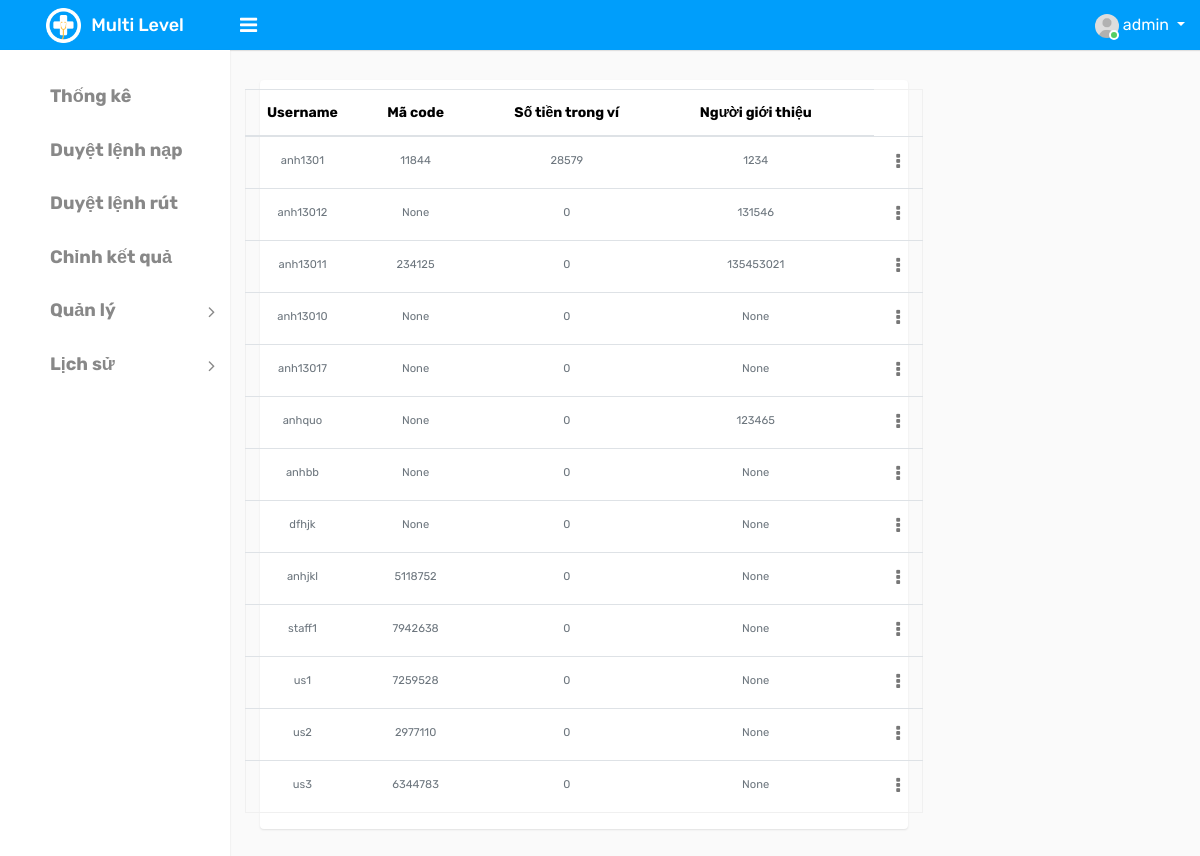
Before: /list_user/ (signed in) with the older database file.
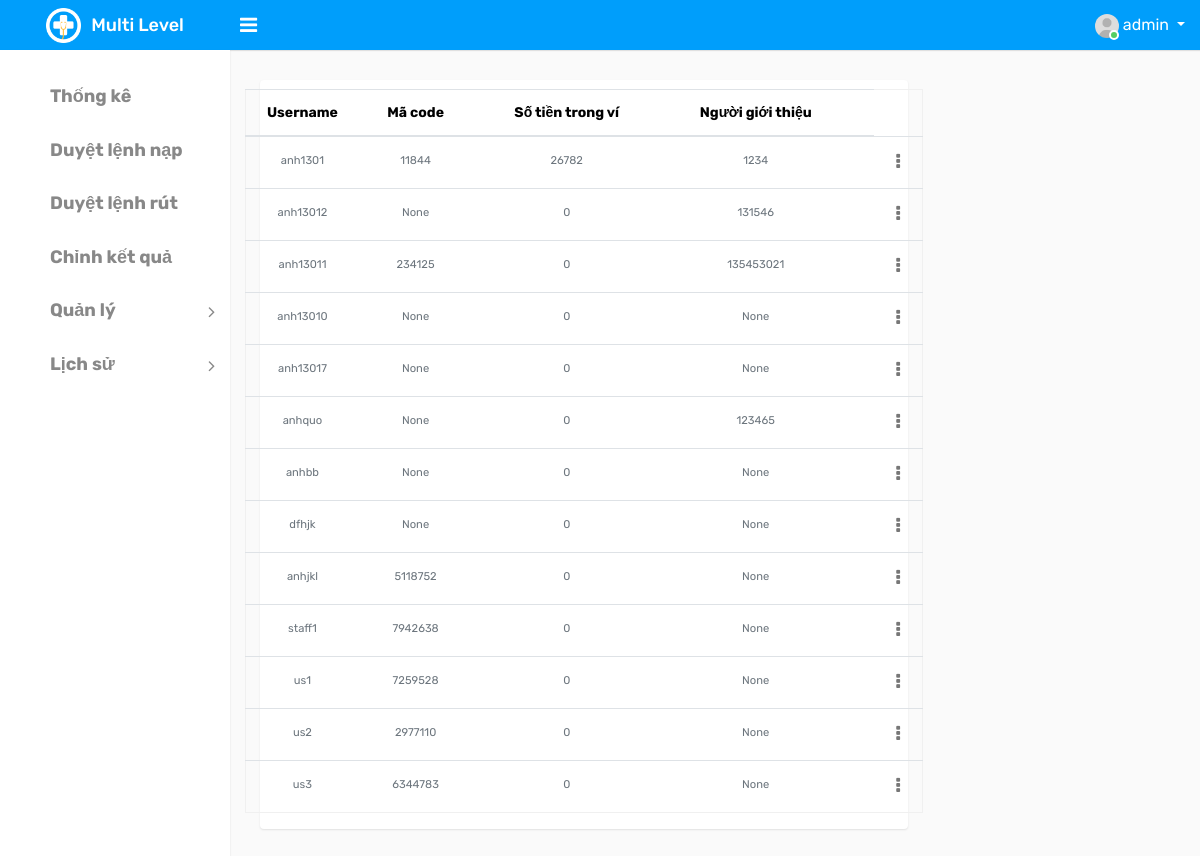
After: the same page with the newer database file.
### ModuleApp/models.py (models this page shows)
class User(AbstractUser):
    id = models.UUIDField(primary_key=True, default=uuid.uuid4, editable=False)
    code = models.IntegerField(null=True)
    wallet = models.IntegerField(default=0)
    wallet_password = models.CharField(max_length=6, null=True, default=None)
    type_choice = ((0, 'Normal'), (1, 'Admin'), (2, 'Staff'), (3, 'Guest'))
    type = models.IntegerField(choices=type_choice, default=0)
    referrer = models.IntegerField(null=True)
    create_at = models.DateTimeField(auto_now_add=True)
    update_at = models.DateTimeField(auto_now=True)

### MultiLevelApp/decorators.py (the view)
    def function(request, *args, **kwargs):
        user=request.user.username
        if user=='admin':
            return view_func(request, *args, **kwargs)
        else:
            return HttpResponse("Chức năng này chỉ dành cho Admin!")

### ModuleApp/views.py (called while the page is built)
@login_required
@admin_only
def list_user(request):
    users=User.objects.filter(type=0)
    context={'data': users}
    return render(request, 'home/listuser.html', context)

### templates/home/listuser.html (shortened to what this page needs)
{% extends 'index/index.html' %}
{% block content %}
<div class="d-flex flex" id="content-body">
    <div class="d-flex flex-column flex card">
        <div class="padding">
            <div class="row ">
                <table id="table" class="table" data-mobile-responsive="true"
                    style="text-align: center;margin-top: 9px;">
                    <thead>
                        <tr>
                            <th data-sortable="true" data-field="stt" style="width: 3cm;">Username</th>
                            <th data-sortable="true" data-field="stt" style="width: 3cm;">Mã code</th>
                            <th data-sortable="true" data-field="bsx" style="width: 5cm;">Số tiền trong ví</th>
                            <th data-sortable="true" data-field="bsx" style="width: 5cm;">Người giới thiệu</th>
                            <th></th>
                        </tr>
                    </thead>
                    <tbody>
                        {% for i in data %}
                        <tr class=" " data-id="5">
                            <td style="min-width:20px;">
                                <small class="text-muted">{{ i.username }}</small>
                            </td>
                            <td style="min-width:20px;">
                                <small class="text-muted">{{ i.code }}</small>
                            </td>
                            <td style="min-width:20px;">
                                    <small class="text-muted">{{ i.wallet }}</small>
                                    </td>
                            <td style="min-width:20px;">
                                    <small class="text-muted">{{ i.referrer }}</small>
                            </td>
                            <td>{{i.status}}</td>
                            <td class="text-right">
                                <div class="dropdown dropdown-action">
                                    <a href="#" class="action-icon dropdown-toggle" data-toggle="dropdown"
                                        aria-expanded="false"><i class="fa fa-ellipsis-v"></i></a>
                                </div>
                            </td>
                        </tr>
                        {% endfor %}
                    </tbody>
                </table>
            </div>
        </div>
    </div>
</div>
{% endblock %}

Changed rows visible on the page:
changed User "anh1301": wallet "28579" → "26782"
